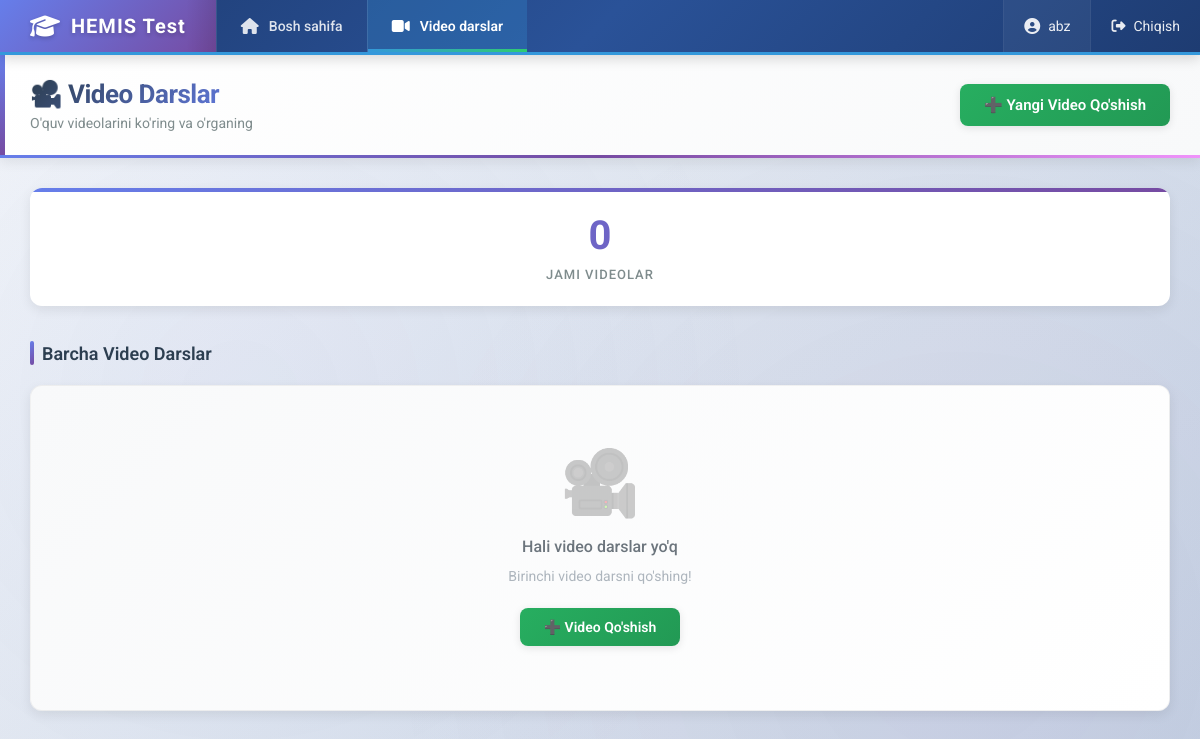
Before: /videos/ (signed in) with the older database file.
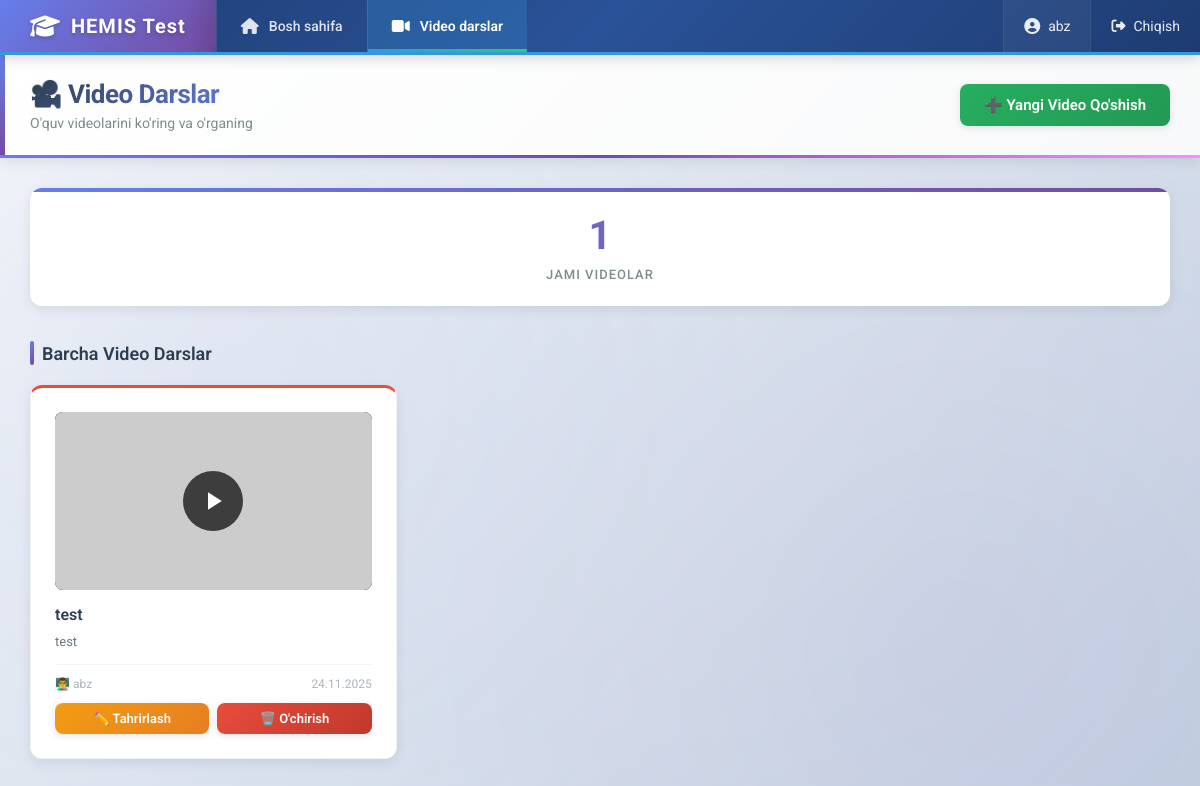
After: the same page with the newer database file.
### main/models.py (models this page shows, shortened)
class VideoLesson(models.Model):
    teacher = models.ForeignKey(User, on_delete=models.CASCADE, related_name='video_lessons')
    title = models.CharField(max_length=200)
    description = models.TextField(blank=True)
    video_url = models.URLField(help_text="YouTube video havolasi")
    created_at = models.DateTimeField(auto_now_add=True)
    def get_video_id(self):
        if not self.video_url:
            return None
        try:
            if 'youtube.com/watch?v=' in self.video_url:
                return self.video_url.split('watch?v=')[1].split('&')[0]
            elif 'youtu.be/' in self.video_url:
                return self.video_url.split('youtu.be/')[1].split('?')[0]
            elif 'youtube.com/embed/' in self.video_url:
                return self.video_url.split('embed/')[1].split('?')[0]
            elif 'youtube.com/shorts/' in self.video_url:
                return self.video_url.split('shorts/')[1].split('?')[0]
        except Exception as e:
            print(f"Video ID olishda xato: {e}")
            return None
        return None
    def get_thumbnail_url(self):
        video_id = self.get_video_id()
        if video_id:
            return f'https://img.youtube.com/vi/{video_id}/maxresdefault.jpg'
        return None

### main/views.py (the view)
# urls.py: path('videos/', views.video_lessons, name='video_lessons'),
@login_required
def video_lessons(request):
    videos = VideoLesson.objects.all().order_by('-created_at')
    return render(request, 'video_lessons.html', {'videos': videos})

### templates/video_lessons.html (shortened to what this page needs)
{% extends 'base.html' %}
{% block content %}
<div class="page-header" style="display: flex; justify-content: space-between; align-items: center;">
    <div>
        <h2>🎥 Video Darslar</h2>
        <p>O'quv videolarini ko'ring va o'rganing</p>
    </div>
    {% if user.userprofile.user_type == 'teacher' %}
    <a href="{% url 'create_video' %}" class="btn btn-success" style="padding: 12px 24px; font-size: 15px;">
        ➕ Yangi Video Qo'shish
    </a>
    {% endif %}
</div>
{% if user.userprofile.user_type == 'teacher' %}
<div style="display: grid; grid-template-columns: repeat(auto-fit, minmax(250px, 1fr)); gap: 20px; margin-bottom: 35px;">
    <div class="stats-card">
        <div class="number">{{ videos.count }}</div>
        <div class="label">Jami Videolar</div>
    </div>
</div>
{% endif %}
<h3 style="color: #2c3e50; font-size: 18px; font-weight: 600; margin-bottom: 20px; display: flex; align-items: center; gap: 8px;">
    <span style="width: 4px; height: 24px; background: linear-gradient(135deg, #667eea 0%, #764ba2 100%); border-radius: 2px;"></span>
    Barcha Video Darslar
</h3>
{% if videos %}
<div style="display: grid; grid-template-columns: repeat(auto-fill, minmax(320px, 1fr)); gap: 20px;">
    {% for video in videos %}
    <div class="card" style="border-top: 3px solid #e74c3c;">
        <div style="position: relative; border-radius: 8px; overflow: hidden; margin-bottom: 15px; background: #000;">
            {% if video.get_video_id %}
            <a href="{% url 'watch_video' video.id %}" style="display: block; position: relative; text-decoration: none;">
                <img
                    src="{{ video.get_thumbnail_url }}"
                    alt="{{ video.title }}"
                    style="width: 100%; height: auto; display: block;"
                    onerror="this.src='https://via.placeholder.com/640x360/667eea/ffffff?text=Video'"
                >
                <div style="position: absolute; top: 50%; left: 50%; transform: translate(-50%, -50%); background: rgba(0,0,0,0.7); width: 60px; height: 60px; border-radius: 50%; display: flex; align-items: center; justify-content: center; transition: all 0.3s;">
                    <svg width="30" height="30" viewBox="0 0 24 24" fill="white">
                        <path d="M8 5v14l11-7z"/>
                    </svg>
                </div>
            </a>
            {% else %}
            <div style="padding: 60px 20px; text-align: center; color: white;">
                <p>❌ Video yuklanmadi</p>
            </div>
            {% endif %}
        </div>
        <h4 style="color: #2c3e50; font-size: 16px; font-weight: 600; margin-bottom: 8px;">{{ video.title }}</h4>
        <p style="color: #6c757d; margin-bottom: 12px; font-size: 13px; line-height: 1.5;">{{ video.description|truncatewords:15 }}</p>
        <div style="display: flex; justify-content: space-between; align-items: center; padding-top: 12px; border-top: 1px solid #f1f3f5;">
            <span style="color: #adb5bd; font-size: 12px;">👨‍🏫 {{ video.teacher.username }}</span>
            <span style="color: #adb5bd; font-size: 12px;">{{ video.created_at|date:"d.m.Y" }}</span>
        </div>
        {% if user.userprofile.user_type == 'teacher' and video.teacher == user %}
        <div style="display: grid; grid-template-columns: 1fr 1fr; gap: 8px; margin-top: 12px;">
            <a href="{% url 'edit_video' video.id %}" class="btn btn-warning" style="text-align: center; font-size: 13px; padding: 8px;">
                ✏️ Tahrirlash
            </a>
            <a href="{% url 'delete_video' video.id %}" class="btn btn-danger" style="text-align: center; font-size: 13px; padding: 8px;">
                🗑️ O'chirish
            </a>
        </div>
        {% else %}
        <a href="{% url 'watch_video' video.id %}" class="btn btn-primary" style="width: 100%; text-align: center; margin-top: 12px; font-size: 14px;">
            ▶️ To'liq Ko'rish
        </a>
        {% endif %}
    </div>
    {% endfor %}
</div>
{% else %}
<div class="card" style="text-align: center; padding: 60px 20px; background: linear-gradient(135deg, #f8f9fa 0%, #fff 100%);">
    <div style="font-size: 64px; margin-bottom: 16px; opacity: 0.3;">🎥</div>
    <h4 style="color: #6c757d; font-size: 16px; font-weight: 500; margin-bottom: 12px;">Hali video darslar yo'q</h4>
    {% if user.userprofile.user_type == 'teacher' %}
    <p style="color: #adb5bd; margin-bottom: 24px; font-size: 14px;">Birinchi video darsni qo'shing!</p>
    <a href="{% url 'create_video' %}" class="btn btn-success">➕ Video Qo'shish</a>
    {% else %}
    <p style="color: #adb5bd; font-size: 14px;">O'qituvchilar video qo'shganda bu yerda ko'rinadi</p>
    {% endif %}
</div>
{% endif %}
{% endblock %}

### templates/base.html (shortened to what this page needs)
<!DOCTYPE html>
<html lang="uz">
<head>
    <link rel="stylesheet" href="https://cdnjs.cloudflare.com/ajax/libs/font-awesome/6.4.0/css/all.min.css">
</head>
<body>
    {% if user.is_authenticated %}
    <nav class="navbar">
        <div class="navbar-container">
            <div class="navbar-brand">
                <h1><i class="fas fa-graduation-cap"></i> HEMIS Test</h1>
            </div>
            <div class="navbar-menu">
                <a href="{% url 'dashboard' %}" class="{% if request.resolver_match.url_name == 'dashboard' %}active{% endif %}">
                    <i class="fas fa-home"></i> Bosh sahifa
                </a>
                <a href="{% url 'video_lessons' %}" class="{% if 'video' in request.path %}active{% endif %}">
                    <i class="fas fa-video"></i> Video darslar
                </a>
            </div>
            <div class="navbar-right">
                <span class="navbar-user">
                    <i class="fas fa-user-circle"></i>
                    {{ user.username }}
                </span>
                <a href="{% url 'logout' %}" class="navbar-logout">
                    <i class="fas fa-sign-out-alt"></i> Chiqish
                </a>
            </div>
        </div>
    </nav>
    {% endif %}
    <div class="container">
        {% block content %}
        {% endblock %}
    </div>
</body>
</html>

Changed rows visible on the page:
added VideoLesson: title "test", description "test", teacher.username "abz", created_at "24.11.2025", shows "✏️ Tahrirlash"
Other visible differences:
{{ videos.count }}: "0" → "1"
text no longer shown: "🎥 Hali video darslar yo'q Birinchi video darsni qo'shing! ➕ Video Qo'shish"
